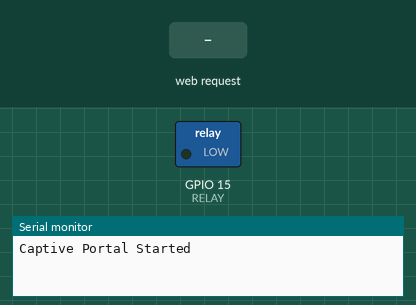
Simulated run of this program. Board: ESP8266 (NodeMCU). Shown: switched loads named in the program (green lamp = pin HIGH), the last lines printed to the serial monitor. The inputs (shaded band) are chosen by the test bench.

Above: at 3.2 s.
3.3 s: HTTP request GET /turnOn received
At 4.3 s:
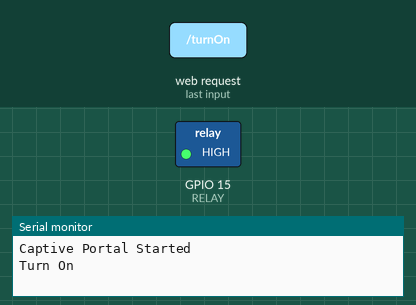
4.8 s: HTTP request GET /turnOff received
At 5.5 s:
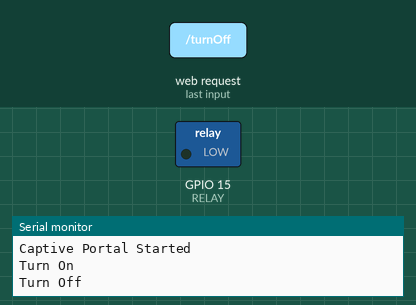
Timing chart, 0 to 7.8 s (numbered marks = the images above; inputs shaded):
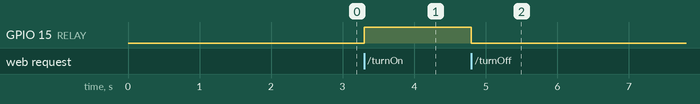

The program:

main.cpp
```cpp
#include <Arduino.h>
#include <ESP8266WiFi.h>
#include <DNSServer.h>
#include <ESP8266WebServer.h>

const byte          DNS_PORT = 53;
IPAddress           apIP(192, 168, 1, 1);
DNSServer           dnsServer;
ESP8266WebServer    webServer(80);
const int           RELAY = 15;

String responseHTML = ""
    "<!DOCTYPE html><html><head><title>CaptivePortal</title></head><body><center>"
    "<p>Captive Sample Server App</p>"
    "<button id='onbutton' style='width:160px;height:60px'><font size='20'>ON</font></button>"
    "<button id='offbutton' style='width:160px;height:60px'><font size='20'>OFF</font></button>"
    "<script>var xhttp=new XMLHttpRequest();"
    "  onbutton.onclick=function(e) {"
    "    xhttp.open('GET', 'http://192.168.1.1/turnOn', false);"
    "    xhttp.send(''); }"
    "</script><script>var xhttp=new XMLHttpRequest();"
    "  offbutton.onclick=function(e) {"
    "    xhttp.open('GET', 'http://192.168.1.1/turnOff', false);"
    "    xhttp.send(''); }"
    "</script><p>This is a captive portal example</p></center></body></html>";

void turnOn(){
    Serial.println("Turn On");
    digitalWrite(RELAY,HIGH);
    webServer.send(200, "text/plain", "OK");
}

void turnOff(){
    Serial.println("Turn Off");
    digitalWrite(RELAY,LOW);
    webServer.send(200, "text/plain", "OK");
}

void setup() {
    Serial.begin(115200);
    pinMode(RELAY, OUTPUT);
    delay(2000);
    Serial.println();
    WiFi.mode(WIFI_AP);
    WiFi.softAPConfig(apIP, apIP, IPAddress(255, 255, 255, 0));
    WiFi.softAP("Test");

    // if started with "*" for domain name, it will reply with provided IP to all DNS request
    dnsServer.start(DNS_PORT, "*", apIP);

    webServer.on("/turnOn", turnOn);
    webServer.on("/turnOff", turnOff);

    // replay to all requests with same HTML
    webServer.onNotFound([]() {
        webServer.send(200, "text/html", responseHTML);
    });
    webServer.begin();
    Serial.println("Captive Portal Started");
}

void loop() {
    dnsServer.processNextRequest();
    webServer.handleClient();
}
```

Measured:
- after the input at 3.3 s, GPIO 15 (RELAY): LOW → HIGH at once
- after the input at 4.8 s, GPIO 15 (RELAY): HIGH → LOW at once
